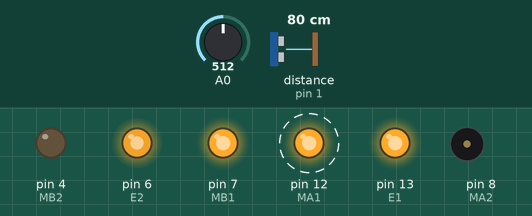
The sketch below on a simulated Arduino Uno, built with avr-gcc and run on an emulated ATmega328P. On the bench: output pins drawn as LEDs (lit = HIGH), buzzer (waves = sounding). Wiring (inferred from the names in the program): ultrasonic range finder: trigger pin 0; echo pin 1. Dashed ring = blinking. Inputs (shaded band) come from the test bench; at power-on: A0 = 512, distance to the obstacle (sensor on pin 1) 80 cm. The echo pulse lasts 58.3 µs per cm; pins used as bus, display or sensor lines are not drawn.

Above: at 8.5 s.
8.6 s: A0 set to 12
12.1 s: A0 set to 9
At 13.0 s:
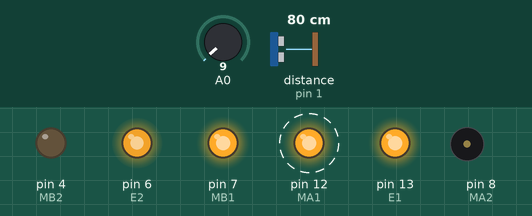
15.6 s: A0 set to 122
At 16.6 s:
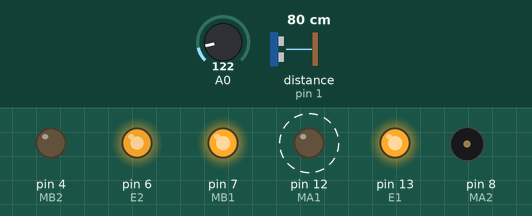
Timing chart, 0 to 25.3 s (numbered marks = the images above; inputs shaded):
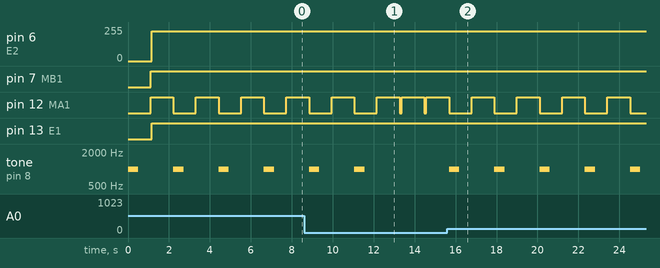

The sketch:

SecondProject.ino
```cpp
#define E1 13
#define MA1 12
#define  MA2 8
#define E2 6
#define MB1 7
#define MB2 4
#define E3 5
#define MC1 3
#define MC2 2
#define trigger_pin 0
#define echo_pin 1
#define led 13
char input;
int speeds=225;
void Direction( int mA1, int mA2, int mB1, int mB2){
  digitalWrite(MA1,mA1);
  digitalWrite(MA2,mA2);
  digitalWrite(MB1,mB1);
  digitalWrite(MB2,mB2);

  delay(50);
}
  long ultrasonic ()
  {
    long duration,distance;
  digitalWrite(trigger_pin,LOW);
delayMicroseconds(2);
digitalWrite(trigger_pin,HIGH);
delayMicroseconds(10);
digitalWrite(trigger_pin,LOW);
duration=pulseIn(echo_pin,HIGH);
distance=(duration/2)/29.1;
  delay(500);
  return distance;
    }

void setup() {
  // put your setup code here, to run once:
pinMode(MA1,OUTPUT);
pinMode(MA2,OUTPUT);
pinMode(MB1,OUTPUT);
pinMode(MB2,OUTPUT);
pinMode(trigger_pin, OUTPUT);
pinMode(echo_pin,INPUT);
pinMode(8,OUTPUT);
//Serial.begin(9600);

}

void loop() {
  // put your main code here, to run repeatedly:
      digitalWrite(MA1,LOW);//forward SWEEPER
      digitalWrite(MA2,HIGH);
      digitalWrite(E3,HIGH);

   int val;
val=analogRead(0);
if(val>10)
{
   tone(8,1000);

    delay(500);

    noTone(8);

    delay(500);

}
//Serial.println(val,DEC);
delay(100);
      Direction(HIGH,LOW,HIGH,LOW);//forward
      analogWrite(E1,speeds);
      analogWrite(E2,speeds);
      if(ultrasonic()==10){
         digitalWrite(led,HIGH);
        delay(50);
        digitalWrite(led,LOW);
     for(int i=0;i<2;i++){
      Direction(HIGH,LOW,LOW,HIGH);//right
      analogWrite(E1,speeds);
      analogWrite(E2,(speeds*1/2));}
      }

 Direction(HIGH,LOW,HIGH,LOW);//forward
      analogWrite(E1,speeds);
      analogWrite(E2,speeds);
      if(ultrasonic()==10){
        digitalWrite(led,HIGH);
        delay(50);
        digitalWrite(led,LOW);
     for(int i=0;i<2;i++){
     Direction(LOW,HIGH,HIGH,LOW);//left
      analogWrite(E1,(speeds*1/2));
      analogWrite(E2,speeds);
      }


   /* else  if (input=='b')
    {
    Direction(LOW,HIGH,LOW,HIGH);
      analogWrite(E1,speeds);
      analogWrite(E2,speeds);
    }*/

/*else  if (input=='q')
    {
      Direction(HIGH,HIGH,HIGH,HIGH);

}*/
}}
```

Measured:
- the behaviour switches between 11 and 10 on A0 (found by bisection; images 0 and 1)
- after the input at 12.1 s, pin 12 (MA1): LOW → HIGH after 1.3 s, → LOW 1.1 s later, → HIGH 0.10 s later; tone on pin 8 (MA2): stays silent (without the input it goes to 1000 Hz after 1.2 s)
- after the input at 15.6 s, pin 12 (MA1): alternates HIGH for 1.1 s and LOW for 1.1 s, starting after 1.2 s; tone on pin 8 (MA2): alternates 1000 Hz for 0.50 s and silent for 1.7 s, starting after 0.09 s
- by itself, pin 12 (MA1): alternates HIGH for 1.1 s and LOW for 1.1 s
- by itself, tone on pin 8 (MA2): alternates 1000 Hz for 0.50 s and silent for 1.7 s
